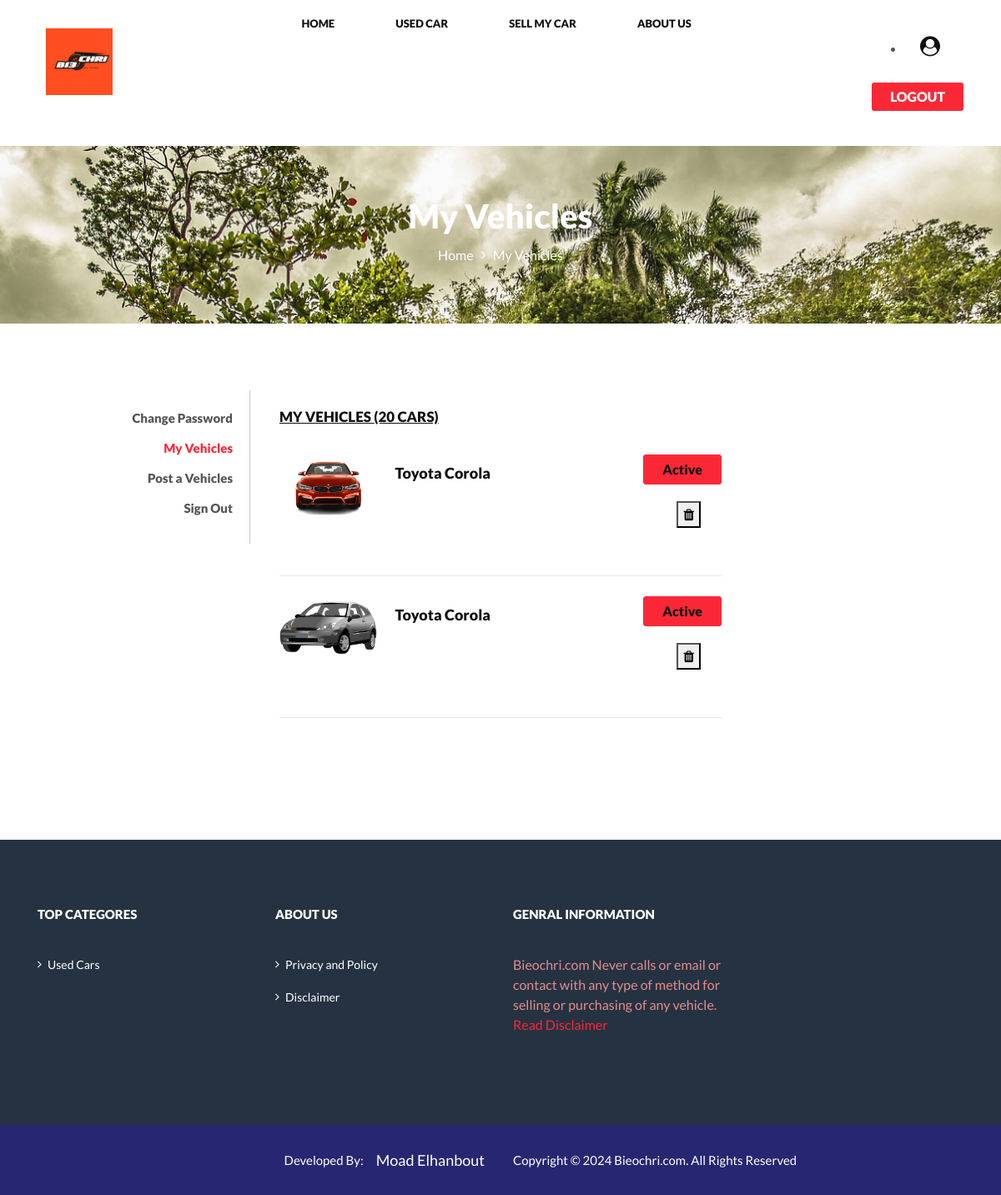
Page /my-vehicles.html (signed in) on the earlier database version.
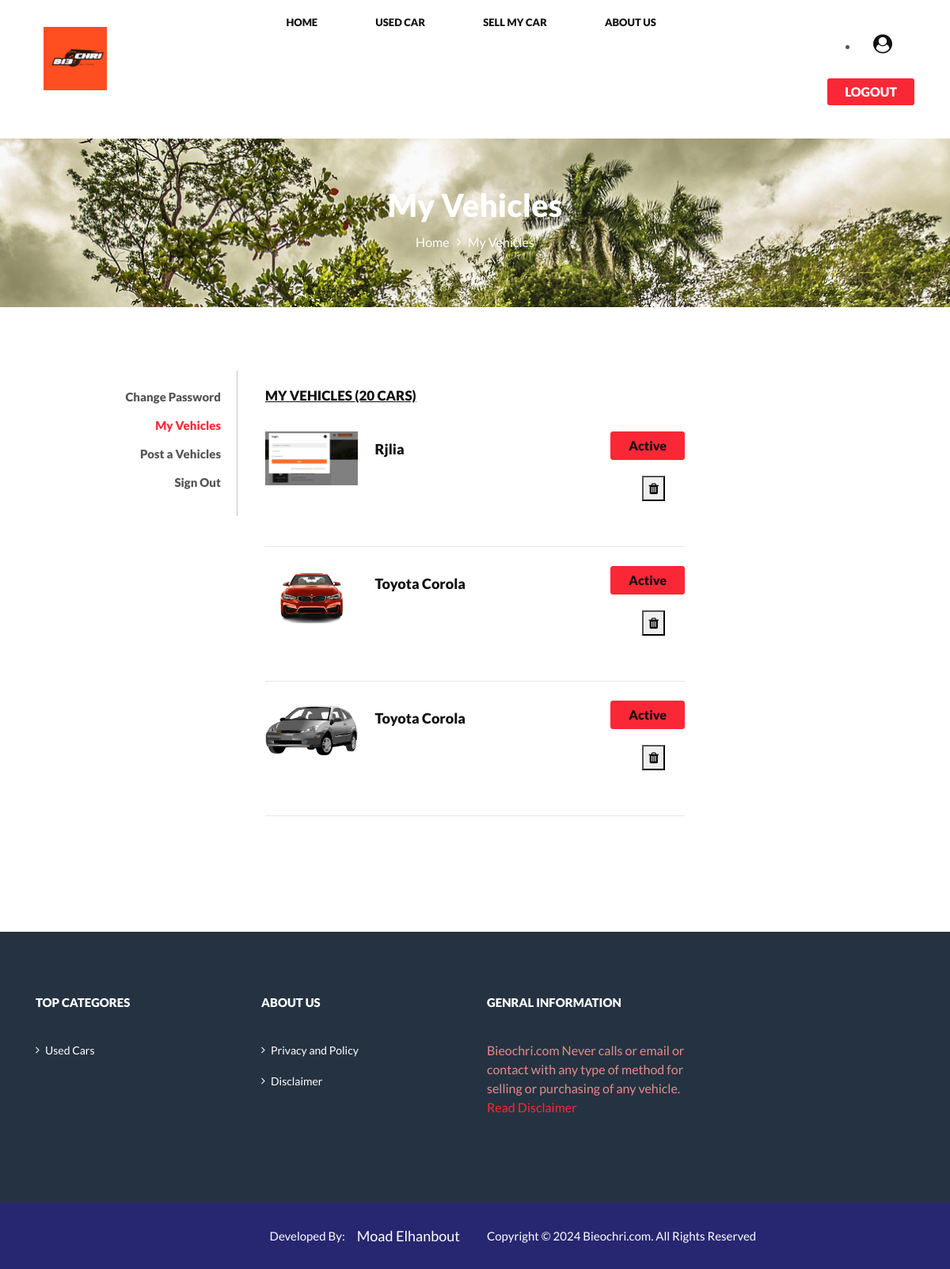
Same page on the later database version.
### car/models.py (models this page shows, shortened)
class Car(models.Model):
    fuel_type_choices = (
        ('lpg', 'LPG'),
        ('cng', 'CNG'),
        ('petrol', 'Petrol'),
        ('diesel', 'Diesel'),
        ('electric', 'Electric'),
    )
    car_owner_choices = (
        ('first owner', 'First Owner'),
        ('second owner', 'Second Owner'),
        ('third owner', 'Third Owner'),
        ('fourth owner or more', 'Fourth Owner or More'),
        ('new', 'new')
    )
    insurance_type_choices = (
        ('comprehensive', 'Comprehensive'),
        ('third party', 'Third Party'),
        ('expired', 'Expired'),
    )
    registration_type_choices = (
        ('individual', 'Individual'),
        ('corporate', 'Corporate'),
        ('taxi', 'Taxi'),
    )
    car_status_options = (
        ('active','Active'),
        ('deactive','Deactive'),
    )
    vehicle_type_choices = (
        ('Car','Car'),
        ('Bike','Bike'),
        ('Truck','Truck'),
        ('Tractor','Tractor'),
        ('Auto Rickshaw','Auto Rickshaw'),
        ('Agriculture Instrument','Agriculture Instrument'),
    )
    transmission_type_choices = (
		('automatic', 'Automatic'),
		('manual', 'Manual'),
	)
    city_choices = (
		('Agadir', 'Agadir'),
        ('Agadir-Ida Ou Tanane', 'Agadir-Ida Ou Tanane'),
        ('Al Hoceima', 'Al Hoceima'),
        ('Ait Melloul', 'Ait Melloul'),
        ('Azrou', 'Azrou'),
        ('Bab Taza', 'Bab Taza'),
        ('Beni Mellal', 'Beni Mellal'),
        ('Boujad', 'Boujad'),
        ('Casablanca', 'Casablanca'),
        ('Chefchaouen', 'Chefchaouen'),
        ('El Jadida', 'El Jadida'),
        ('Essaouira', 'Essaouira'),
        ('Fès', 'Fès'),
        ('Ifrane', 'Ifrane'),
        ('Kenitra', 'Kenitra'),
        ('Khouribga', 'Khouribga'),
        ('Laâyoune', 'Laâyoune'),
        ('Larache', 'Larache'),
        ('Marrakech', 'Marrakech'),
        ('Meknès', 'Meknès'),
        ('Mohammedia', 'Mohammedia'),
        ('Nador', 'Nador'),
        ('Oujda', 'Oujda'),
        ('Rabat', 'Rabat'),
        ('Safi', 'Safi'),
        ('Sale', 'Sale'),
        ('Settat', 'Settat'),
        ('Tanger', 'Tanger'),
        ('Tétouan', 'Tétouan'),
        ('Taza', 'Taza'),
        ('Taroudannt', 'Taroudannt'),
        ('Ouarzazate', 'Ouarzazate'),
        ('Tiflet', 'Tiflet'),
        ('Titouan', 'Titouan'),
        ('Khemisset', 'Khemisset'),
        ('Youssoufia', 'Youssoufia'),
        ('Zagora', 'Zagora'),
        ('Ouarzazate', 'Ouarzazate'),
        ('Tiflet', 'Tiflet'),
        ('Titouan', 'Titouan'),
        ('Khemisset', 'Khemisset'),
        ('Youssoufia', 'Youssoufia'),
        ('Zagora', 'Zagora'),
		('Other', 'Other'),
	)
    car_id = models.AutoField
    car_title = models.CharField( max_length=100)
    make_year = models.IntegerField()
    make_month = models.CharField( max_length=100, blank=True, null = True )
    car_manufacturer = models.CharField( max_length=100)
    car_model = models.CharField( max_length=100)
    car_version = models.CharField( max_length=100, blank=True, null = True )
    car_color = models.CharField( max_length=100, blank=True, null = True )
    fuel_type = models.CharField(max_length=25, choices=fuel_type_choices, default= 'petrol')
    transmission_type = models.CharField(max_length=25, choices=transmission_type_choices, default= 'manual')
    car_owner = models.CharField(max_length=25, choices=car_owner_choices, default= 'first owner')
    kilometer_driven = models.IntegerField(blank=True, null = True )
    expected_selling_price = models.IntegerField()
    registration_type = models.CharField(max_length=25, choices=registration_type_choices, default= 'individual')
    insurance_type = models.CharField(max_length=25, choices=insurance_type_choices, default= 'expired')
    registration_number = models.CharField( max_length=30, blank=True, null = True )
    car_description = models.TextField(blank=True, null = True )
    car_post_date = models.DateField(default=datetime.now)
    car_photo = models.ImageField(upload_to='car/car_images/', blank=True, null = True )
    car_status = models.CharField(max_length=25, choices=car_status_options, default= 'active')
    vehicle_type = models.CharField(max_length=25, choices=vehicle_type_choices, default= 'Car')
    user = models.ForeignKey(settings.AUTH_USER_MODEL, on_delete=models.CASCADE)
    car_owner_phone_number = models.IntegerField(default=0, blank=True, null = True )
    car_city = models.CharField( max_length=50, choices=city_choices, default= 'Patna')
    car_owner_name = models.CharField( max_length=100,default="-")
    class Meta:
        ordering = ('car_title',)

### car/views.py (the view)
# urls.py: path('my-vehicles.html', views.my_vehicles, name = "my-vehicles"),
@login_required(login_url='/#loginModal')
def my_vehicles(request):
    cars = Car.objects.filter(user = request.user)
    context = {'cars':cars}
    return render(request, 'my-vehicles.html', context)

### car/context_processors.py (called while the page is built)
def ad_processor(request):
    popup_ad = Ads.objects.all()
    if popup_ad:
        return {'ad': popup_ad[0]}
    else:
        return {}  # Return an empty dictionary if no ads exist

### car/templates/my-vehicles.html (shortened to what this page needs)
{% extends 'base.html' %}
{% load static %}
{% block css %}
    <link rel="stylesheet" href="{% static 'assets/css/owl.transitions.css' %}" type="text/css">
{% endblock %}
{% block body %}
<section class="page-header profile_page">
  <div class="container">
    <div class="page-header_wrap">
      <div class="page-heading">
        <h1>My Vehicles</h1>
      </div>
      <ul class="coustom-breadcrumb">
        <li><a href="#">Home</a></li>
        <li>My Vehicles</li>
      </ul>
    </div>
  </div>
</section>
<section class="user_profile inner_pages">
  <div class="container">
    <div class="row">
      <div class="col-md-3 col-sm-3">
        <div class="profile_nav">
          <ul>
            <li><a href="profile-settings.html">Change Password</a></li>
            <li class="active"><a href="my-vehicles.html">My Vehicles</a></li>
            <li><a href="post-vehicle.html">Post a Vehicles</a></li>
            <li><a href="/logout">Sign Out</a></li>
          </ul>
        </div>
      </div>
      <div class="col-md-6 col-sm-8">
        <div class="profile_wrap">
          <h5 class="uppercase underline">My Vehicles <span>(20 Cars)</span></h5>
          <div class="my_vehicles_list">
            <ul class="vehicle_listing">
            {% for car in cars%}
              <li>
                <div class="vehicle_img"> <a href="#"><img src="{{car.car_photo.url}}" alt="image"></a> </div>
                <div class="vehicle_title">
                  <h6><a href="#">{{car.car_title|title}} </a></h6>
                </div>
                <div class="vehicle_status">
                <a href="" class="btn outline btn-xs active-btn">Active</a>
                  <form action="/delete_vehicles/{{car.id}}/" method="post">
                  <div class="form-group">
                  <button type="submit" >
                  <i class="fa fa-trash" aria-hidden="true"></i>
                  </button>
                  </div>
                  </form>
                  </div>
              </li>
              {% endfor %}
            </ul>
          </div>
        </div>
      </div>
    </div>
  </div>
</section>
{% endblock %}

Differences in the rows shown:
added Car: car_photo (picture), car_title "Rjlia"
